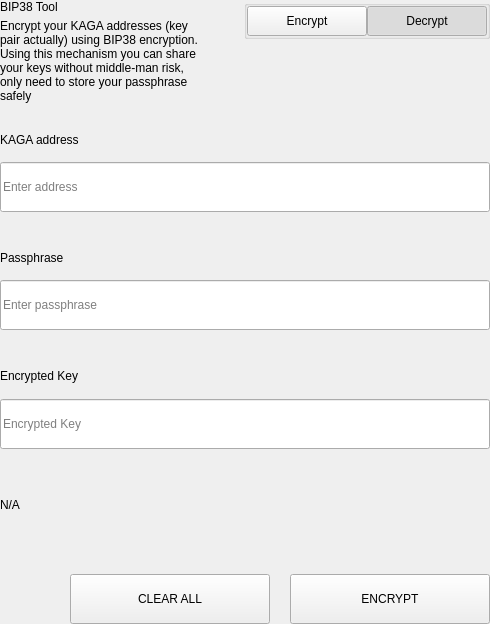
<?xml version="1.0" encoding="UTF-8"?>
<ui version="4.0">
 <class>SettingsBitToolWidget</class>
 <widget class="QWidget" name="SettingsBitToolWidget">
  <property name="geometry">
   <rect>
    <x>0</x>
    <y>0</y>
    <width>490</width>
    <height>624</height>
   </rect>
  </property>
  <property name="windowTitle">
   <string>Form</string>
  </property>
  <layout class="QVBoxLayout" name="verticalLayout">
   <property name="spacing">
    <number>0</number>
   </property>
   <property name="leftMargin">
    <number>0</number>
   </property>
   <property name="topMargin">
    <number>0</number>
   </property>
   <property name="rightMargin">
    <number>0</number>
   </property>
   <property name="bottomMargin">
    <number>0</number>
   </property>
   <item>
    <widget class="QWidget" name="left" native="true">
     <layout class="QVBoxLayout" name="verticalLayout_3">
      <property name="leftMargin">
       <number>0</number>
      </property>
      <property name="topMargin">
       <number>0</number>
      </property>
      <property name="rightMargin">
       <number>0</number>
      </property>
      <property name="bottomMargin">
       <number>0</number>
      </property>
      <item>
       <layout class="QVBoxLayout" name="verticalLayout_2">
        <property name="spacing">
         <number>0</number>
        </property>
        <item>
         <layout class="QHBoxLayout" name="horizontalLayout_3" stretch="3,1">
          <property name="spacing">
           <number>40</number>
          </property>
          <item>
           <layout class="QVBoxLayout" name="verticalLayoutTitle">
            <property name="spacing">
             <number>5</number>
            </property>
            <item>
             <widget class="QLabel" name="labelTitle">
              <property name="text">
               <string>BIP38 Tool</string>
              </property>
             </widget>
            </item>
            <item>
             <widget class="QLabel" name="labelSubtitle1">
              <property name="text">
               <string>Encrypt your KAGA addresses (key pair actually) using BIP38 encryption.
Using this mechanism you can share your keys without middle-man risk, only need to store your passphrase safely</string>
              </property>
              <property name="wordWrap">
               <bool>true</bool>
              </property>
             </widget>
            </item>
           </layout>
          </item>
          <item alignment="Qt::AlignTop">
           <widget class="QGroupBox" name="groupBox">
            <property name="title">
             <string/>
            </property>
            <property name="alignment">
             <set>Qt::AlignLeading|Qt::AlignLeft|Qt::AlignTop</set>
            </property>
            <layout class="QHBoxLayout" name="horizontalLayout_4">
             <property name="spacing">
              <number>0</number>
             </property>
             <property name="leftMargin">
              <number>0</number>
             </property>
             <property name="topMargin">
              <number>0</number>
             </property>
             <property name="rightMargin">
              <number>0</number>
             </property>
             <property name="bottomMargin">
              <number>0</number>
             </property>
             <item>
              <spacer name="horizontalSpacer">
               <property name="orientation">
                <enum>Qt::Horizontal</enum>
               </property>
               <property name="sizeHint" stdset="0">
                <size>
                 <width>40</width>
                 <height>20</height>
                </size>
               </property>
              </spacer>
             </item>
             <item>
              <widget class="QPushButton" name="pushLeft">
               <property name="minimumSize">
                <size>
                 <width>120</width>
                 <height>30</height>
                </size>
               </property>
               <property name="maximumSize">
                <size>
                 <width>120</width>
                 <height>30</height>
                </size>
               </property>
               <property name="focusPolicy">
                <enum>Qt::NoFocus</enum>
               </property>
               <property name="text">
                <string>Encrypt</string>
               </property>
               <property name="checkable">
                <bool>true</bool>
               </property>
               <property name="autoExclusive">
                <bool>true</bool>
               </property>
              </widget>
             </item>
             <item>
              <widget class="QPushButton" name="pushRight">
               <property name="minimumSize">
                <size>
                 <width>120</width>
                 <height>30</height>
                </size>
               </property>
               <property name="maximumSize">
                <size>
                 <width>120</width>
                 <height>30</height>
                </size>
               </property>
               <property name="focusPolicy">
                <enum>Qt::NoFocus</enum>
               </property>
               <property name="text">
                <string>Decrypt</string>
               </property>
               <property name="checkable">
                <bool>true</bool>
               </property>
               <property name="checked">
                <bool>true</bool>
               </property>
               <property name="autoExclusive">
                <bool>true</bool>
               </property>
              </widget>
             </item>
            </layout>
           </widget>
          </item>
         </layout>
        </item>
        <item>
         <widget class="QStackedWidget" name="stackedWidget">
          <property name="currentIndex">
           <number>1</number>
          </property>
          <widget class="QWidget" name="pageDecrypt">
           <layout class="QVBoxLayout" name="verticalLayout_5">
            <property name="spacing">
             <number>0</number>
            </property>
            <property name="leftMargin">
             <number>0</number>
            </property>
            <property name="topMargin">
             <number>0</number>
            </property>
            <property name="rightMargin">
             <number>0</number>
            </property>
            <property name="bottomMargin">
             <number>0</number>
            </property>
            <item>
             <widget class="QWidget" name="widget" native="true">
              <property name="minimumSize">
               <size>
                <width>0</width>
                <height>100</height>
               </size>
              </property>
              <layout class="QVBoxLayout" name="verticalLayout_4">
               <property name="spacing">
                <number>0</number>
               </property>
               <property name="leftMargin">
                <number>0</number>
               </property>
               <property name="topMargin">
                <number>0</number>
               </property>
               <property name="rightMargin">
                <number>0</number>
               </property>
               <property name="bottomMargin">
                <number>0</number>
               </property>
               <item>
                <spacer name="verticalSpacer_2">
                 <property name="orientation">
                  <enum>Qt::Vertical</enum>
                 </property>
                 <property name="sizeType">
                  <enum>QSizePolicy::Fixed</enum>
                 </property>
                 <property name="sizeHint" stdset="0">
                  <size>
                   <width>20</width>
                   <height>20</height>
                  </size>
                 </property>
                </spacer>
               </item>
               <item>
                <layout class="QHBoxLayout" name="horizontalLayout_6" stretch="2">
                 <property name="spacing">
                  <number>0</number>
                 </property>
                 <item>
                  <layout class="QVBoxLayout" name="verticalLayout_7">
                   <property name="spacing">
                    <number>9</number>
                   </property>
                   <item>
                    <widget class="QLabel" name="labelSubtitleKey">
                     <property name="minimumSize">
                      <size>
                       <width>0</width>
                       <height>20</height>
                      </size>
                     </property>
                     <property name="maximumSize">
                      <size>
                       <width>16777215</width>
                       <height>20</height>
                      </size>
                     </property>
                     <property name="text">
                      <string>Encrypted key</string>
                     </property>
                    </widget>
                   </item>
                   <item>
                    <widget class="QLineEdit" name="lineEditKey">
                     <property name="minimumSize">
                      <size>
                       <width>0</width>
                       <height>50</height>
                      </size>
                     </property>
                     <property name="maximumSize">
                      <size>
                       <width>16777215</width>
                       <height>50</height>
                      </size>
                     </property>
                     <property name="placeholderText">
                      <string>Enter a encrypted key</string>
                     </property>
                    </widget>
                   </item>
                  </layout>
                 </item>
                </layout>
               </item>
               <item>
                <spacer name="verticalSpacer_3">
                 <property name="orientation">
                  <enum>Qt::Vertical</enum>
                 </property>
                 <property name="sizeType">
                  <enum>QSizePolicy::Fixed</enum>
                 </property>
                 <property name="sizeHint" stdset="0">
                  <size>
                   <width>20</width>
                   <height>20</height>
                  </size>
                 </property>
                </spacer>
               </item>
               <item>
                <layout class="QVBoxLayout" name="verticalLayout_9">
                 <property name="spacing">
                  <number>9</number>
                 </property>
                 <item>
                  <widget class="QLabel" name="labelSubtitlePassphrase">
                   <property name="maximumSize">
                    <size>
                     <width>16777215</width>
                     <height>20</height>
                    </size>
                   </property>
                   <property name="text">
                    <string>Passphrase</string>
                   </property>
                  </widget>
                 </item>
                 <item>
                  <widget class="QLineEdit" name="lineEditPassphrase">
                   <property name="minimumSize">
                    <size>
                     <width>0</width>
                     <height>50</height>
                    </size>
                   </property>
                   <property name="maximumSize">
                    <size>
                     <width>16777215</width>
                     <height>50</height>
                    </size>
                   </property>
                   <property name="placeholderText">
                    <string>Enter a passphrase</string>
                   </property>
                  </widget>
                 </item>
                </layout>
               </item>
               <item>
                <spacer name="verticalSpacer_4">
                 <property name="orientation">
                  <enum>Qt::Vertical</enum>
                 </property>
                 <property name="sizeType">
                  <enum>QSizePolicy::Fixed</enum>
                 </property>
                 <property name="sizeHint" stdset="0">
                  <size>
                   <width>20</width>
                   <height>20</height>
                  </size>
                 </property>
                </spacer>
               </item>
               <item>
                <widget class="QWidget" name="widget_3" native="true">
                 <property name="sizePolicy">
                  <sizepolicy hsizetype="Preferred" vsizetype="Fixed">
                   <horstretch>0</horstretch>
                   <verstretch>0</verstretch>
                  </sizepolicy>
                 </property>
                 <layout class="QVBoxLayout" name="verticalLayout_10">
                  <property name="spacing">
                   <number>9</number>
                  </property>
                  <property name="leftMargin">
                   <number>0</number>
                  </property>
                  <property name="topMargin">
                   <number>0</number>
                  </property>
                  <property name="rightMargin">
                   <number>0</number>
                  </property>
                  <property name="bottomMargin">
                   <number>0</number>
                  </property>
                  <item>
                   <widget class="QLabel" name="labelSubtitleDecryptResult">
                    <property name="minimumSize">
                     <size>
                      <width>0</width>
                      <height>20</height>
                     </size>
                    </property>
                    <property name="maximumSize">
                     <size>
                      <width>16777215</width>
                      <height>20</height>
                     </size>
                    </property>
                    <property name="text">
                     <string>Decrypted address result</string>
                    </property>
                   </widget>
                  </item>
                  <item>
                   <widget class="QWidget" name="widget_4" native="true">
                    <layout class="QHBoxLayout" name="horizontalLayout" stretch="6,0,1">
                     <property name="spacing">
                      <number>0</number>
                     </property>
                     <property name="leftMargin">
                      <number>0</number>
                     </property>
                     <property name="topMargin">
                      <number>0</number>
                     </property>
                     <property name="rightMargin">
                      <number>0</number>
                     </property>
                     <property name="bottomMargin">
                      <number>0</number>
                     </property>
                     <item alignment="Qt::AlignVCenter">
                      <widget class="QLineEdit" name="lineEditDecryptResult">
                       <property name="minimumSize">
                        <size>
                         <width>0</width>
                         <height>50</height>
                        </size>
                       </property>
                       <property name="maximumSize">
                        <size>
                         <width>16777215</width>
                         <height>50</height>
                        </size>
                       </property>
                       <property name="placeholderText">
                        <string>Decrypted Address</string>
                       </property>
                      </widget>
                     </item>
                     <item>
                      <spacer name="horizontalSpacer_4">
                       <property name="orientation">
                        <enum>Qt::Horizontal</enum>
                       </property>
                       <property name="sizeType">
                        <enum>QSizePolicy::Fixed</enum>
                       </property>
                       <property name="sizeHint" stdset="0">
                        <size>
                         <width>20</width>
                         <height>50</height>
                        </size>
                       </property>
                      </spacer>
                     </item>
                     <item>
                      <widget class="QPushButton" name="pushButtonImport">
                       <property name="minimumSize">
                        <size>
                         <width>140</width>
                         <height>40</height>
                        </size>
                       </property>
                       <property name="text">
                        <string>Import Address</string>
                       </property>
                      </widget>
                     </item>
                    </layout>
                   </widget>
                  </item>
                 </layout>
                </widget>
               </item>
               <item>
                <widget class="QLabel" name="statusLabel_DEC">
                 <property name="maximumSize">
                  <size>
                   <width>16777215</width>
                   <height>40</height>
                  </size>
                 </property>
                 <property name="text">
                  <string/>
                 </property>
                </widget>
               </item>
               <item>
                <spacer name="verticalSpacer">
                 <property name="orientation">
                  <enum>Qt::Vertical</enum>
                 </property>
                 <property name="sizeType">
                  <enum>QSizePolicy::Preferred</enum>
                 </property>
                 <property name="sizeHint" stdset="0">
                  <size>
                   <width>20</width>
                   <height>20</height>
                  </size>
                 </property>
                </spacer>
               </item>
               <item>
                <layout class="QHBoxLayout" name="horizontalLayout_7">
                 <property name="spacing">
                  <number>0</number>
                 </property>
                 <item>
                  <spacer name="horizontalSpacer_5">
                   <property name="orientation">
                    <enum>Qt::Horizontal</enum>
                   </property>
                   <property name="sizeType">
                    <enum>QSizePolicy::Expanding</enum>
                   </property>
                   <property name="sizeHint" stdset="0">
                    <size>
                     <width>40</width>
                     <height>20</height>
                    </size>
                   </property>
                  </spacer>
                 </item>
                 <item>
                  <widget class="QPushButton" name="pushButtonDecryptClear">
                   <property name="minimumSize">
                    <size>
                     <width>200</width>
                     <height>50</height>
                    </size>
                   </property>
                   <property name="maximumSize">
                    <size>
                     <width>200</width>
                     <height>50</height>
                    </size>
                   </property>
                   <property name="text">
                    <string>CLEAR</string>
                   </property>
                  </widget>
                 </item>
                 <item>
                  <spacer name="horizontalSpacer_3">
                   <property name="orientation">
                    <enum>Qt::Horizontal</enum>
                   </property>
                   <property name="sizeType">
                    <enum>QSizePolicy::Fixed</enum>
                   </property>
                   <property name="sizeHint" stdset="0">
                    <size>
                     <width>20</width>
                     <height>20</height>
                    </size>
                   </property>
                  </spacer>
                 </item>
                 <item>
                  <widget class="QPushButton" name="pushButtonDecrypt">
                   <property name="minimumSize">
                    <size>
                     <width>200</width>
                     <height>50</height>
                    </size>
                   </property>
                   <property name="maximumSize">
                    <size>
                     <width>200</width>
                     <height>50</height>
                    </size>
                   </property>
                   <property name="text">
                    <string>DECRYPT KEY</string>
                   </property>
                  </widget>
                 </item>
                </layout>
               </item>
              </layout>
             </widget>
            </item>
           </layout>
          </widget>
          <widget class="QWidget" name="pageEncrypt">
           <layout class="QVBoxLayout" name="verticalLayout_11">
            <property name="spacing">
             <number>0</number>
            </property>
            <property name="leftMargin">
             <number>0</number>
            </property>
            <property name="topMargin">
             <number>0</number>
            </property>
            <property name="rightMargin">
             <number>0</number>
            </property>
            <property name="bottomMargin">
             <number>0</number>
            </property>
            <item>
             <spacer name="verticalSpacer_8">
              <property name="orientation">
               <enum>Qt::Vertical</enum>
              </property>
              <property name="sizeType">
               <enum>QSizePolicy::Fixed</enum>
              </property>
              <property name="sizeHint" stdset="0">
               <size>
                <width>20</width>
                <height>20</height>
               </size>
              </property>
             </spacer>
            </item>
            <item>
             <widget class="QWidget" name="containerAddressEnc" native="true">
              <layout class="QVBoxLayout" name="containerAddressEncLayout">
               <property name="spacing">
                <number>5</number>
               </property>
               <property name="leftMargin">
                <number>0</number>
               </property>
               <property name="topMargin">
                <number>0</number>
               </property>
               <property name="rightMargin">
                <number>0</number>
               </property>
               <property name="bottomMargin">
                <number>0</number>
               </property>
               <item>
                <widget class="QLabel" name="labelSubtitleAddress">
                 <property name="minimumSize">
                  <size>
                   <width>0</width>
                   <height>20</height>
                  </size>
                 </property>
                 <property name="maximumSize">
                  <size>
                   <width>16777215</width>
                   <height>20</height>
                  </size>
                 </property>
                 <property name="text">
                  <string>KAGA address</string>
                 </property>
                </widget>
               </item>
               <item>
                <widget class="QLineEdit" name="addressIn_ENC">
                 <property name="minimumSize">
                  <size>
                   <width>0</width>
                   <height>50</height>
                  </size>
                 </property>
                 <property name="placeholderText">
                  <string>Enter address</string>
                 </property>
                </widget>
               </item>
              </layout>
             </widget>
            </item>
            <item>
             <spacer name="verticalSpacer_6">
              <property name="orientation">
               <enum>Qt::Vertical</enum>
              </property>
              <property name="sizeType">
               <enum>QSizePolicy::Fixed</enum>
              </property>
              <property name="sizeHint" stdset="0">
               <size>
                <width>20</width>
                <height>20</height>
               </size>
              </property>
             </spacer>
            </item>
            <item>
             <widget class="QWidget" name="containerAddress" native="true">
              <layout class="QHBoxLayout" name="horizontalLayout_9" stretch="2">
               <property name="spacing">
                <number>0</number>
               </property>
               <property name="leftMargin">
                <number>0</number>
               </property>
               <property name="topMargin">
                <number>0</number>
               </property>
               <property name="rightMargin">
                <number>0</number>
               </property>
               <property name="bottomMargin">
                <number>0</number>
               </property>
               <item>
                <layout class="QVBoxLayout" name="verticalLayout_8">
                 <property name="spacing">
                  <number>5</number>
                 </property>
                 <item>
                  <widget class="QLabel" name="labelSubtitleMessage">
                   <property name="minimumSize">
                    <size>
                     <width>0</width>
                     <height>20</height>
                    </size>
                   </property>
                   <property name="maximumSize">
                    <size>
                     <width>16777215</width>
                     <height>20</height>
                    </size>
                   </property>
                   <property name="text">
                    <string>Passphrase</string>
                   </property>
                  </widget>
                 </item>
                 <item>
                  <widget class="QLineEdit" name="passphraseIn_ENC">
                   <property name="minimumSize">
                    <size>
                     <width>0</width>
                     <height>50</height>
                    </size>
                   </property>
                   <property name="maximumSize">
                    <size>
                     <width>16777215</width>
                     <height>50</height>
                    </size>
                   </property>
                   <property name="placeholderText">
                    <string>Enter passphrase</string>
                   </property>
                  </widget>
                 </item>
                </layout>
               </item>
              </layout>
             </widget>
            </item>
            <item>
             <spacer name="verticalSpacer_7">
              <property name="orientation">
               <enum>Qt::Vertical</enum>
              </property>
              <property name="sizeType">
               <enum>QSizePolicy::Fixed</enum>
              </property>
              <property name="sizeHint" stdset="0">
               <size>
                <width>20</width>
                <height>20</height>
               </size>
              </property>
             </spacer>
            </item>
            <item>
             <widget class="QWidget" name="widget_2" native="true">
              <property name="minimumSize">
               <size>
                <width>0</width>
                <height>75</height>
               </size>
              </property>
              <property name="maximumSize">
               <size>
                <width>16777215</width>
                <height>16777215</height>
               </size>
              </property>
              <layout class="QVBoxLayout" name="verticalLayout_6">
               <property name="leftMargin">
                <number>0</number>
               </property>
               <property name="topMargin">
                <number>0</number>
               </property>
               <property name="rightMargin">
                <number>0</number>
               </property>
               <property name="bottomMargin">
                <number>0</number>
               </property>
               <item>
                <widget class="QLabel" name="labelSubtitleEncryptedKey">
                 <property name="minimumSize">
                  <size>
                   <width>0</width>
                   <height>20</height>
                  </size>
                 </property>
                 <property name="maximumSize">
                  <size>
                   <width>16777215</width>
                   <height>20</height>
                  </size>
                 </property>
                 <property name="text">
                  <string>Encrypted Key</string>
                 </property>
                </widget>
               </item>
               <item>
                <widget class="QLineEdit" name="encryptedKeyOut_ENC">
                 <property name="minimumSize">
                  <size>
                   <width>0</width>
                   <height>50</height>
                  </size>
                 </property>
                 <property name="placeholderText">
                  <string>Encrypted Key</string>
                 </property>
                </widget>
               </item>
              </layout>
             </widget>
            </item>
            <item>
             <widget class="QLabel" name="statusLabel_ENC">
              <property name="text">
               <string notr="true">N/A</string>
              </property>
             </widget>
            </item>
            <item>
             <spacer name="verticalSpacer_5">
              <property name="orientation">
               <enum>Qt::Vertical</enum>
              </property>
              <property name="sizeType">
               <enum>QSizePolicy::Fixed</enum>
              </property>
              <property name="sizeHint" stdset="0">
               <size>
                <width>20</width>
                <height>20</height>
               </size>
              </property>
             </spacer>
            </item>
            <item>
             <layout class="QHBoxLayout" name="horizontalLayout_8">
              <property name="spacing">
               <number>0</number>
              </property>
              <item>
               <spacer name="horizontalSpacer_6">
                <property name="orientation">
                 <enum>Qt::Horizontal</enum>
                </property>
                <property name="sizeType">
                 <enum>QSizePolicy::Expanding</enum>
                </property>
                <property name="sizeHint" stdset="0">
                 <size>
                  <width>40</width>
                  <height>20</height>
                 </size>
                </property>
               </spacer>
              </item>
              <item>
               <widget class="QPushButton" name="pushButtonClear">
                <property name="minimumSize">
                 <size>
                  <width>200</width>
                  <height>50</height>
                 </size>
                </property>
                <property name="focusPolicy">
                 <enum>Qt::NoFocus</enum>
                </property>
                <property name="text">
                 <string>CLEAR ALL</string>
                </property>
               </widget>
              </item>
              <item>
               <spacer name="horizontalSpacer_2">
                <property name="orientation">
                 <enum>Qt::Horizontal</enum>
                </property>
                <property name="sizeType">
                 <enum>QSizePolicy::Fixed</enum>
                </property>
                <property name="sizeHint" stdset="0">
                 <size>
                  <width>20</width>
                  <height>20</height>
                 </size>
                </property>
               </spacer>
              </item>
              <item>
               <widget class="QPushButton" name="pushButtonEncrypt">
                <property name="minimumSize">
                 <size>
                  <width>200</width>
                  <height>50</height>
                 </size>
                </property>
                <property name="maximumSize">
                 <size>
                  <width>200</width>
                  <height>50</height>
                 </size>
                </property>
                <property name="focusPolicy">
                 <enum>Qt::NoFocus</enum>
                </property>
                <property name="text">
                 <string>ENCRYPT</string>
                </property>
               </widget>
              </item>
             </layout>
            </item>
           </layout>
          </widget>
         </widget>
        </item>
       </layout>
      </item>
     </layout>
    </widget>
   </item>
  </layout>
 </widget>
 <resources/>
 <connections/>
</ui>
